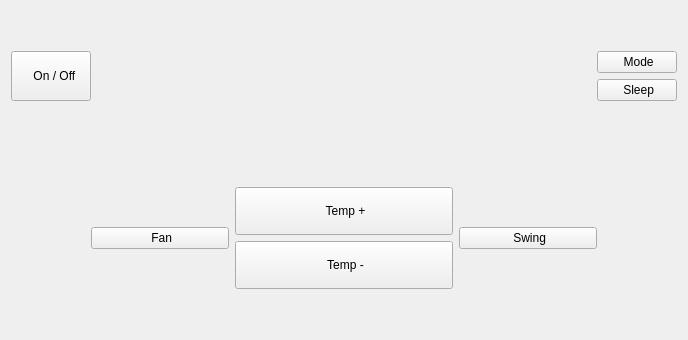
      <widget class="QWidget" name="ar_tab">
       <attribute name="icon">
        <iconset resource="resource.qrc">
         <normaloff>:/new/prefix1/002-cold.png</normaloff>:/new/prefix1/002-cold.png</iconset>
       </attribute>
       <attribute name="title">
        <string>Ar Cond</string>
       </attribute>
       <layout class="QVBoxLayout" name="verticalLayout_3">
        <item>
         <layout class="QHBoxLayout" name="horizontalLayout">
          <item>
           <layout class="QVBoxLayout" name="verticalLayout_4">
            <item>
             <spacer name="verticalSpacer">
              <property name="orientation">
               <enum>Qt::Vertical</enum>
              </property>
              <property name="sizeType">
               <enum>QSizePolicy::Preferred</enum>
              </property>
              <property name="sizeHint" stdset="0">
               <size>
                <width>20</width>
                <height>40</height>
               </size>
              </property>
             </spacer>
            </item>
            <item>
             <widget class="QPushButton" name="buttonOnOff">
              <property name="sizePolicy">
               <sizepolicy hsizetype="Preferred" vsizetype="Preferred">
                <horstretch>0</horstretch>
                <verstretch>0</verstretch>
               </sizepolicy>
              </property>
              <property name="text">
               <string>  On / Off</string>
              </property>
              <property name="icon">
               <iconset resource="resource.qrc">
                <normaloff>:/new/prefix1/img/824687-air-conditioning/png/011-air-conditioner.png</normaloff>:/new/prefix1/img/824687-air-conditioning/png/011-air-conditioner.png</iconset>
              </property>
              <property name="iconSize">
               <size>
                <width>25</width>
                <height>25</height>
               </size>
              </property>
             </widget>
            </item>
            <item>
             <spacer name="verticalSpacer_3">
              <property name="orientation">
               <enum>Qt::Vertical</enum>
              </property>
              <property name="sizeType">
               <enum>QSizePolicy::Preferred</enum>
              </property>
              <property name="sizeHint" stdset="0">
               <size>
                <width>20</width>
                <height>40</height>
               </size>
              </property>
             </spacer>
            </item>
           </layout>
          </item>
          <item>
           <spacer name="horizontalSpacer_2">
            <property name="orientation">
             <enum>Qt::Horizontal</enum>
            </property>
            <property name="sizeType">
             <enum>QSizePolicy::Fixed</enum>
            </property>
            <property name="sizeHint" stdset="0">
             <size>
              <width>500</width>
              <height>21</height>
             </size>
            </property>
           </spacer>
          </item>
          <item>
           <layout class="QVBoxLayout" name="verticalLayout_9">
            <item>
             <spacer name="verticalSpacer_4">
              <property name="orientation">
               <enum>Qt::Vertical</enum>
              </property>
              <property name="sizeType">
               <enum>QSizePolicy::Preferred</enum>
              </property>
              <property name="sizeHint" stdset="0">
               <size>
                <width>20</width>
                <height>40</height>
               </size>
              </property>
             </spacer>
            </item>
            <item>
             <widget class="QPushButton" name="buttonMode">
              <property name="sizePolicy">
               <sizepolicy hsizetype="Minimum" vsizetype="Preferred">
                <horstretch>0</horstretch>
                <verstretch>0</verstretch>
               </sizepolicy>
              </property>
              <property name="text">
               <string> Mode</string>
              </property>
              <property name="icon">
               <iconset resource="resource.qrc">
                <normaloff>:/new/prefix1/img/824687-air-conditioning/png/029-mode.png</normaloff>:/new/prefix1/img/824687-air-conditioning/png/029-mode.png</iconset>
              </property>
              <property name="iconSize">
               <size>
                <width>20</width>
                <height>20</height>
               </size>
              </property>
             </widget>
            </item>
            <item>
             <widget class="QPushButton" name="buttonSleep">
              <property name="sizePolicy">
               <sizepolicy hsizetype="Minimum" vsizetype="Preferred">
                <horstretch>0</horstretch>
                <verstretch>0</verstretch>
               </sizepolicy>
              </property>
              <property name="text">
               <string> Sleep</string>
              </property>
              <property name="icon">
               <iconset resource="resource.qrc">
                <normaloff>:/new/prefix1/img/824687-air-conditioning/png/030-sleep.png</normaloff>:/new/prefix1/img/824687-air-conditioning/png/030-sleep.png</iconset>
              </property>
              <property name="iconSize">
               <size>
                <width>20</width>
                <height>20</height>
               </size>
              </property>
             </widget>
            </item>
            <item>
             <spacer name="verticalSpacer_5">
              <property name="orientation">
               <enum>Qt::Vertical</enum>
              </property>
              <property name="sizeType">
               <enum>QSizePolicy::Preferred</enum>
              </property>
              <property name="sizeHint" stdset="0">
               <size>
                <width>20</width>
                <height>40</height>
               </size>
              </property>
             </spacer>
            </item>
           </layout>
          </item>
         </layout>
        </item>
        <item>
         <spacer name="verticalSpacer_6">
          <property name="orientation">
           <enum>Qt::Vertical</enum>
          </property>
          <property name="sizeType">
           <enum>QSizePolicy::Preferred</enum>
          </property>
          <property name="sizeHint" stdset="0">
           <size>
            <width>20</width>
            <height>40</height>
           </size>
          </property>
         </spacer>
        </item>
        <item>
         <layout class="QHBoxLayout" name="horizontalLayout_2">
          <item>
           <layout class="QHBoxLayout" name="horizontalLayout_4">
            <item>
             <spacer name="horizontalSpacer_3">
              <property name="orientation">
               <enum>Qt::Horizontal</enum>
              </property>
              <property name="sizeType">
               <enum>QSizePolicy::Preferred</enum>
              </property>
              <property name="sizeHint" stdset="0">
               <size>
                <width>40</width>
                <height>20</height>
               </size>
              </property>
             </spacer>
            </item>
            <item>
             <spacer name="horizontalSpacer_4">
              <property name="orientation">
               <enum>Qt::Horizontal</enum>
              </property>
              <property name="sizeType">
               <enum>QSizePolicy::Preferred</enum>
              </property>
              <property name="sizeHint" stdset="0">
               <size>
                <width>40</width>
                <height>20</height>
               </size>
              </property>
             </spacer>
            </item>
            <item>
             <layout class="QVBoxLayout" name="verticalLayout_8">
              <item>
               <spacer name="verticalSpacer_7">
                <property name="orientation">
                 <enum>Qt::Vertical</enum>
                </property>
                <property name="sizeType">
                 <enum>QSizePolicy::Preferred</enum>
                </property>
                <property name="sizeHint" stdset="0">
                 <size>
                  <width>20</width>
                  <height>40</height>
                 </size>
                </property>
               </spacer>
              </item>
              <item>
               <widget class="QPushButton" name="buttonFan">
                <property name="sizePolicy">
                 <sizepolicy hsizetype="Minimum" vsizetype="Preferred">
                  <horstretch>0</horstretch>
                  <verstretch>0</verstretch>
                 </sizepolicy>
                </property>
                <property name="text">
                 <string> Fan</string>
                </property>
                <property name="icon">
                 <iconset resource="resource.qrc">
                  <normaloff>:/new/prefix1/008-fan.png</normaloff>:/new/prefix1/008-fan.png</iconset>
                </property>
                <property name="iconSize">
                 <size>
                  <width>20</width>
                  <height>20</height>
                 </size>
                </property>
               </widget>
              </item>
              <item>
               <spacer name="verticalSpacer_8">
                <property name="orientation">
                 <enum>Qt::Vertical</enum>
                </property>
                <property name="sizeType">
                 <enum>QSizePolicy::Preferred</enum>
                </property>
                <property name="sizeHint" stdset="0">
                 <size>
                  <width>20</width>
                  <height>40</height>
                 </size>
                </property>
               </spacer>
              </item>
             </layout>
            </item>
           </layout>
          </item>
          <item>
           <layout class="QVBoxLayout" name="verticalLayout_2">
            <item>
             <widget class="QPushButton" name="buttonTempPlus">
              <property name="sizePolicy">
               <sizepolicy hsizetype="Minimum" vsizetype="Preferred">
                <horstretch>0</horstretch>
                <verstretch>0</verstretch>
               </sizepolicy>
              </property>
              <property name="text">
               <string> Temp +</string>
              </property>
              <property name="icon">
               <iconset resource="resource.qrc">
                <normaloff>:/new/prefix1/003-heat.png</normaloff>:/new/prefix1/003-heat.png</iconset>
              </property>
              <property name="iconSize">
               <size>
                <width>20</width>
                <height>20</height>
               </size>
              </property>
             </widget>
            </item>
            <item>
             <widget class="QPushButton" name="buttonTempMinus">
              <property name="sizePolicy">
               <sizepolicy hsizetype="Minimum" vsizetype="Preferred">
                <horstretch>0</horstretch>
                <verstretch>0</verstretch>
               </sizepolicy>
              </property>
              <property name="text">
               <string> Temp -</string>
              </property>
              <property name="icon">
               <iconset resource="resource.qrc">
                <normaloff>:/new/prefix1/002-cold.png</normaloff>:/new/prefix1/002-cold.png</iconset>
              </property>
              <property name="iconSize">
               <size>
                <width>20</width>
                <height>20</height>
               </size>
              </property>
             </widget>
            </item>
           </layout>
          </item>
          <item>
           <layout class="QHBoxLayout" name="horizontalLayout_3">
            <item>
             <layout class="QVBoxLayout" name="verticalLayout_5">
              <item>
               <spacer name="verticalSpacer_9">
                <property name="orientation">
                 <enum>Qt::Vertical</enum>
                </property>
                <property name="sizeType">
                 <enum>QSizePolicy::Preferred</enum>
                </property>
                <property name="sizeHint" stdset="0">
                 <size>
                  <width>20</width>
                  <height>40</height>
                 </size>
                </property>
               </spacer>
              </item>
              <item>
               <widget class="QPushButton" name="buttonSwing">
                <property name="sizePolicy">
                 <sizepolicy hsizetype="Preferred" vsizetype="Preferred">
                  <horstretch>0</horstretch>
                  <verstretch>0</verstretch>
                 </sizepolicy>
                </property>
                <property name="text">
                 <string> Swing</string>
                </property>
                <property name="icon">
                 <iconset resource="resource.qrc">
                  <normaloff>:/new/prefix1/023-wind.png</normaloff>:/new/prefix1/023-wind.png</iconset>
                </property>
                <property name="iconSize">
                 <size>
                  <width>18</width>
                  <height>18</height>
                 </size>
                </property>
               </widget>
              </item>
              <item>
               <spacer name="verticalSpacer_10">
                <property name="orientation">
                 <enum>Qt::Vertical</enum>
                </property>
                <property name="sizeType">
                 <enum>QSizePolicy::Preferred</enum>
                </property>
                <property name="sizeHint" stdset="0">
                 <size>
                  <width>20</width>
                  <height>40</height>
                 </size>
                </property>
               </spacer>
              </item>
             </layout>
            </item>
            <item>
             <spacer name="horizontalSpacer">
              <property name="orientation">
               <enum>Qt::Horizontal</enum>
              </property>
              <property name="sizeType">
               <enum>QSizePolicy::Preferred</enum>
              </property>
              <property name="sizeHint" stdset="0">
               <size>
                <width>40</width>
                <height>20</height>
               </size>
              </property>
             </spacer>
            </item>
            <item>
             <spacer name="horizontalSpacer_5">
              <property name="orientation">
               <enum>Qt::Horizontal</enum>
              </property>
              <property name="sizeType">
               <enum>QSizePolicy::Preferred</enum>
              </property>
              <property name="sizeHint" stdset="0">
               <size>
                <width>40</width>
                <height>20</height>
               </size>
              </property>
             </spacer>
            </item>
           </layout>
          </item>
         </layout>
        </item>
        <item>
         <spacer name="verticalSpacer_2">
          <property name="orientation">
           <enum>Qt::Vertical</enum>
          </property>
          <property name="sizeType">
           <enum>QSizePolicy::Preferred</enum>
          </property>
          <property name="sizeHint" stdset="0">
           <size>
            <width>20</width>
            <height>40</height>
           </size>
          </property>
         </spacer>
        </item>
       </layout>
      </widget>
